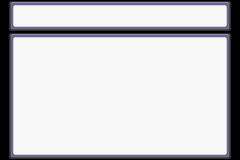

The image is a tile-based game level rendered from a .tmx file. Its description and source (layers, tilesets, objects; grid data summarised) follow:
An orthogonal 30x20 tile map with 8x8 px tiles, 1 tile layer (Tile Layer 1).

<map version="1.0" orientation="orthogonal" width="30" height="20" tilewidth="8" tileheight="8">
 <tileset firstgid="1" name="1" tilewidth="8" tileheight="8">
  <image source="../TileSets/Borders/1.png" width="72" height="8" />
 </tileset>
 <layer name="Tile Layer 1" width="30" height="20">
  <data>[600 cells, 560 non-empty, 9 distinct tile ids]</data>
 </layer>
</map>
